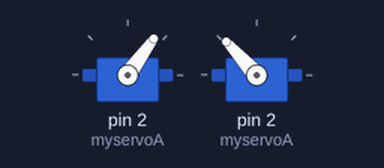
Bench run of a sketch on a simulated Arduino Uno, built with avr-gcc and run on an emulated ATmega328P. Shown: 2 × servo.

Above: at 0.05 s.
Timing chart, 0 to 3.0 s (numbered marks = the images above):
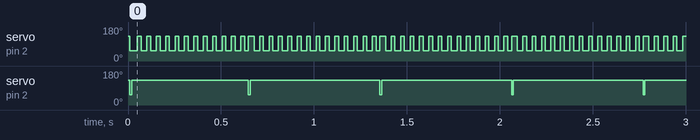

Measured:
- by itself, servo on pin 2 (myservoA): alternates 132° for 0.02 s and 54° for 0.03 s
- by itself, servo on pin 2 (myservoA): alternates 132° for 0.70 s and 54° for 0.01 s

The sketch:

motor_go.ino
```cpp
#include <Servo.h>

Servo myservoA,myservoB;     // create servo object to control a servo
int stop_speed = 1500;        // Variable to change direction of movement, 1500 = stop, 1900 = full speed foward, 1100 = full back
int full_forward_speed = 1900;
int full_reverse_speed = 1100;
void setup()
{
  myservoA.attach(2);  // attaches the servo  to the servo object useing pin 0
  myservoB.attach(2);  // attaches the servo  to the servo object useing pin 1

}

void full_reverse(int time) {
  myservoA.writeMicroseconds(full_reverse_speed);
  myservoB.writeMicroseconds(full_reverse_speed);

  delay(time);
}

void stop(int time) {
  myservoA.writeMicroseconds(stop_speed);
  myservoB.writeMicroseconds(stop_speed);

  delay(time);
}

void full_forward(int time) {
  myservoA.writeMicroseconds(full_forward_speed);
  myservoB.writeMicroseconds(full_forward_speed);

  delay(time);
}

void full_turn_left(int time) {
  myservoA.writeMicroseconds(full_reverse_speed);
  myservoB.writeMicroseconds(full_forward_speed);
  delay(time);
}

void full_turn_right(int time) {
  myservoA.writeMicroseconds(full_forward_speed);
  myservoB.writeMicroseconds(full_reverse_speed);
  delay(time);
}

void loop()
{
int time = 10;
full_forward(time);
full_reverse(time);
full_turn_left(2* time);
full_turn_right(time);
}
```
